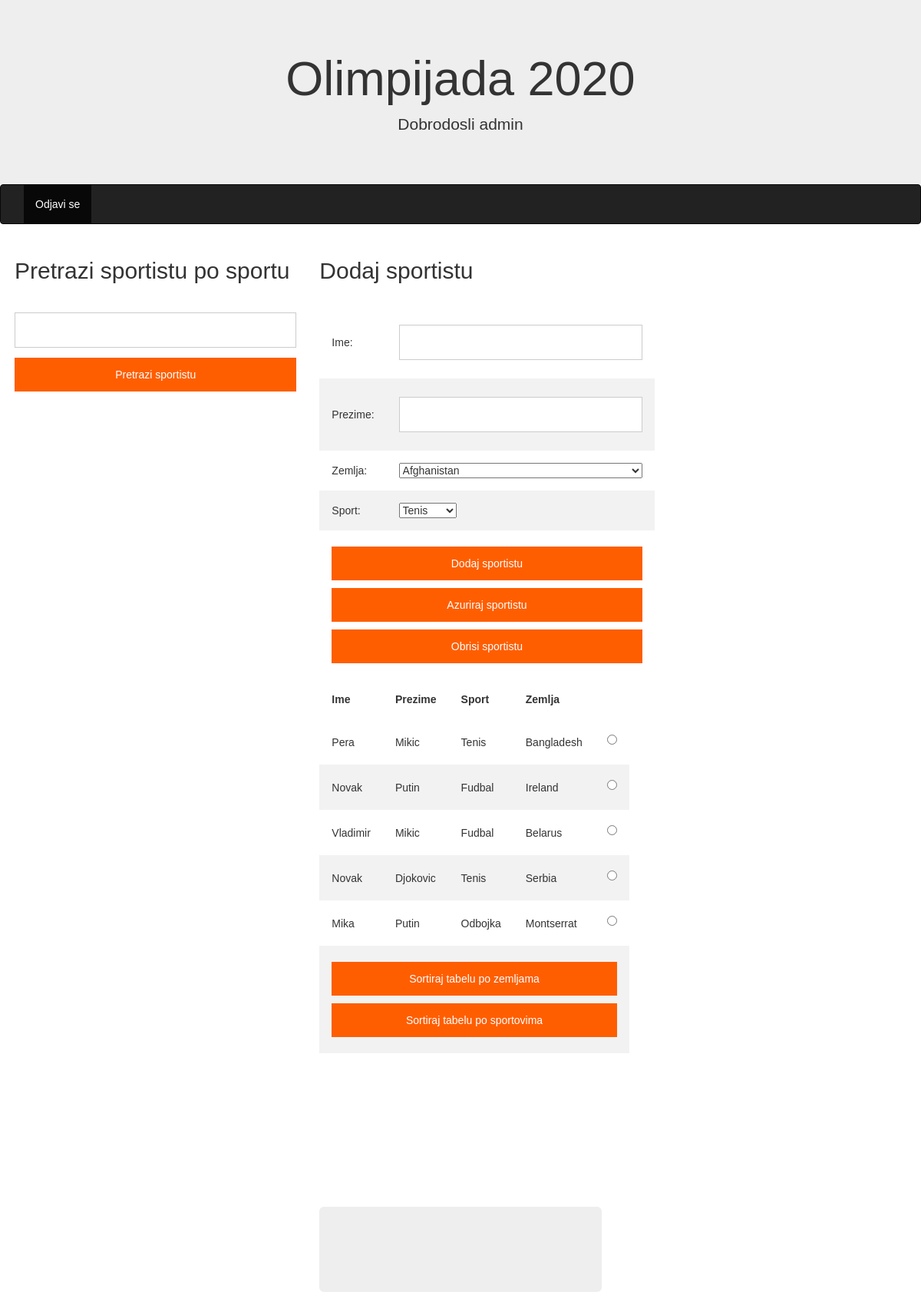
Screenshot of /pocetna.php (signed in) with the database file from the repository.
### tables this page shows
CREATE TABLE `sportista` (
  `idSportiste` bigint(20) NOT NULL,
  `Ime` varchar(50) DEFAULT NULL,
  `Prezime` varchar(50) DEFAULT NULL,
  `Sport` bigint(20) DEFAULT NULL,
  `Zemlja` bigint(20) DEFAULT NULL
);

CREATE TABLE `sport` (
  `idSporta` bigint(20) NOT NULL,
  `Naziv` varchar(50) DEFAULT NULL
);

CREATE TABLE `zemlja` (
  `idZemlje` bigint(20) NOT NULL,
  `Naziv` varchar(50) DEFAULT NULL
);

### model/zemlja.php (called while the page is built, shortened)
<?php
class Zemlja
{
    public static function getAll(mysqli $conn)
    {
        $query = "SELECT * FROM Zemlja";
        return $conn->query($query);
    }
    public static function getById($id, mysqli $conn)
    {
        $query = "SELECT * FROM zemlja WHERE idZemlje = $id";
        return $conn->query($query);
    }
}

### model/sport.php (called while the page is built, shortened)
<?php
class Sport
{
    public static function getAll(mysqli $conn)
    {
        $query = "SELECT * FROM sport";
        return $conn->query($query);
    }
    public static function getById($id, mysqli $conn)
    {
        $query = "SELECT * FROM sport WHERE idSporta = $id";
        return $conn->query($query);
    }
}

### model/sportista.php (called while the page is built, shortened)
<?php
class Sportista
{
    public static function getAll(mysqli $conn)
    {
        $query = "SELECT * FROM Sportista";
        return $conn->query($query);
    }
}

### pocetna.php (the view, shortened to what this page needs)
<?php
require "dbBroker.php";
require "model/sportista.php";
require "model/sport.php";
require "model/zemlja.php";
$rezultat = Sportista::getAll($conn);
$zemlje = Zemlja::getAll($conn);
$sportovi = Sport::getAll($conn);
?>
<!DOCTYPE html>
<html lang="en">
<head>
  <link rel="stylesheet" href="https://maxcdn.bootstrapcdn.com/bootstrap/3.4.1/css/bootstrap.min.css">
</head>
<body>
  <div class="jumbotron text-center" style="margin-bottom:0">
    <h1>Olimpijada 2020</h1>
    <p>Dobrodosli <?php echo $_SESSION['korisnik_username'] ?></p>
  </div>
  <nav class="navbar navbar-inverse">
    <div class="container-fluid">
      <div class="collapse navbar-collapse" id="myNavbar">
        <ul class="nav navbar-nav">
          <li class="active"><a href="index.php"> Odjavi se</a>
        </ul>
      </div>
    </div>
  </nav>
  <div class="container">
    <div class="row">
      <div class="col-sm-4">
        <h2>Pretrazi sportistu po sportu</h2>
        <br>
        <div>
          <form id="pretrazi" action="#" method="POST">
            <input type='text' id='sportPretraga'>
            <button type="button" onclick="funkcijaZaPretragu()">Pretrazi sportistu</button>
          </form>
        </div>
      </div>
      <div class="col-sm-4">
        <h2>Dodaj sportistu</h2>
        <br>
        <div>
          <form id="dodaj" action="#" method="POST">
            <table>
              <tr>
                <td>Ime:</td>
                <td>
                  <input type='text' name='ime' required>
                </td>
              </tr>
              <tr>
                <td>Prezime:</td>
                <td>
                  <input type='text' name='prezime' required>
                </td>
              </tr>
              <tr>
                <td>Zemlja:</td>
                <td>
                  <select name='zemlja'>
                    <?php while ($zemlja = $zemlje->fetch_array()) :  ?>
                      <option> <?php echo $zemlja['Naziv']; ?> </option>
                    <?php endwhile; ?>
                  </select>
                </td>
              </tr>
              <tr>
                <td>Sport:</td>
                <td>
                  <select name='sport'>
                    <?php while ($sport = $sportovi->fetch_array()) :  ?>
                      <option> <?php echo $sport['Naziv']; ?> </option>
                    <?php endwhile; ?>
                  </select>
                </td>
              </tr>
              <tr>
                <td colspan='2'>
                  <button type="submit" id="dodaj">Dodaj sportistu</button>
                  <button type="submit" id="azuriraj">Azuriraj sportistu</button>
                  <button type="submit" id="obrisi">Obrisi sportistu</button>
                </td>
              </tr>
            </table>
        </div>
        <div>
          <div>
            <table id="myTable">
              <thead>
                <tr>
                  <th>Ime</th>
                  <th>Prezime</th>
                  <th>Sport</th>
                  <th>Zemlja</th>
                </tr>
              </thead>
              <tbody>
                <?php
                while ($red = $rezultat->fetch_array()) : ?>
                  <tr>
                    <td><?php echo $red["Ime"] ?></td>
                    <td><?php echo $red["Prezime"] ?></td>
                    <td><?php
                        $sport = Sport::getById($red["Sport"], $conn)->fetch_array();
                        echo $sport["Naziv"] ?></td>
                    <td><?php
                        $zemlja = Zemlja::getById($red["Zemlja"], $conn)->fetch_array();
                        echo $zemlja["Naziv"] ?></td>
                    <td>
                      <label class="custom-radio-btn">
                        <input type="radio" name="checked-donut" value=<?php echo $red["idSportiste"] ?>>
                      </label>
                    </td>
                  <?php endwhile;
                  ?>
                  </tr>
                  <tr>
                    <td colspan='5'>
                      <button onclick="sortiraj(3)">Sortiraj tabelu po zemljama</button>
                      <button onclick="sortiraj(2)">Sortiraj tabelu po sportovima</button>
                    </td>
                  </tr>
              </tbody>
            </table>
          </div>
          <br>
          <br><br><br><br><br><br><br><br><br>
          <div class="jumbotron text-center" style="margin-bottom:0">
          </div>
</body>
</html>

### pocetna.php (style rules this page uses)
body { font-family: Arial, Helvetica, sans-serif; }
input[type=text], input[type=password] { width: 100%; padding: 12px 20px; margin: 8px 0; display: inline-block; border: 1px solid #ccc; box-sizing: border-box; }
button { background-color: #ff5e00; color: white; padding: 12px 18px; margin: 5px 0; border: none; cursor: pointer; width: 100%; }
.container { padding: 4px; }
th, td { text-align: left; padding: 16px; }
tr:nth-child(even) { background-color: #f2f2f2 }

### rows the page displays
sportista: Ime "Pera", Prezime "Mikic", Sport.Naziv "Tenis", Zemlja.Naziv "Bangladesh"
sportista: Ime "Novak", Prezime "Putin", Sport.Naziv "Fudbal", Zemlja.Naziv "Ireland"
sportista: Ime "Vladimir", Prezime "Mikic", Sport.Naziv "Fudbal", Zemlja.Naziv "Belarus"
sportista: Ime "Novak", Prezime "Djokovic", Sport.Naziv "Tenis", Zemlja.Naziv "Serbia"
sportista: Ime "Mika", Prezime "Putin", Sport.Naziv "Odbojka", Zemlja.Naziv "Montserrat"

### other values shown
$_SESSION['korisnik_username'] "admin"
form field zemlja "Afghanistan"
form field sport "Tenis"
